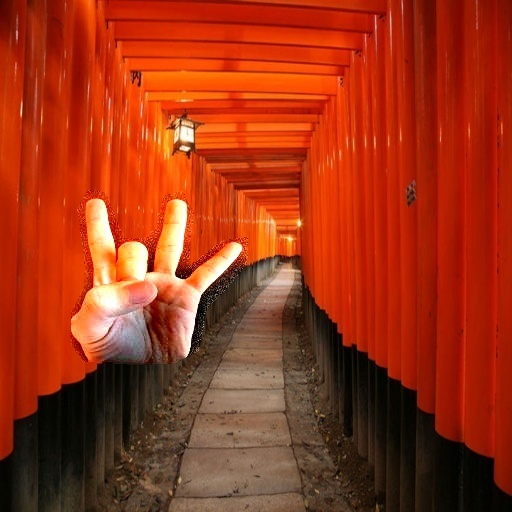
#> input picture projects/ASL Recognition/brian_segmentation/Gesture8_shrine_poisson.jpg, 512 x 512 px
$ jupyter execute --allow-errors segmentation_slides.ipynb
#> lines starting #> are read from the running program, lines starting #| are printed output that depends on the picture; after the words box and inside, x2 and y2 are one past the last pixel; in counts of white or black regions, pixels touching at a corner belong together
# Image Segmentation

## Goal of Image Segmentation

* transformer encoder takes in a binary image, need to separate hand
* Segment hand from background to feed into transformer encoder

<div style="text-align:center;">

</div>

## Image Segmentation Techniques

* Simple Thresholding
* Otsu's Method
* Adaptive Thresholding
* Contouring

## Image Segmentation Techniques

* Simple Thresholding
    * user-defined global threshold level
    * all pixels compared against threshold then separated into binary label

[cell 1]
import numpy as np
import scipy.ndimage
import matplotlib.pyplot as plt
from skimage import io
from skimage import color
from skimage import filters
import warnings
from scipy.ndimage import gaussian_filter
import cv2 as cv

img = cv.imread('Gesture8_shrine_poisson.jpg', cv.IMREAD_GRAYSCALE)
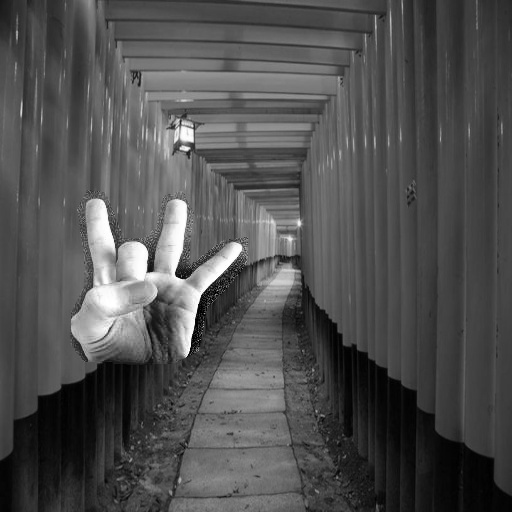
#> img: shape (512, 512); min 0, max 255, mean 79.9
img = cv.GaussianBlur(img,(3,3),0)
fig, ax = plt.subplots(1,2)

ret, th1 = cv.threshold(img, 150, 255, cv.THRESH_BINARY)
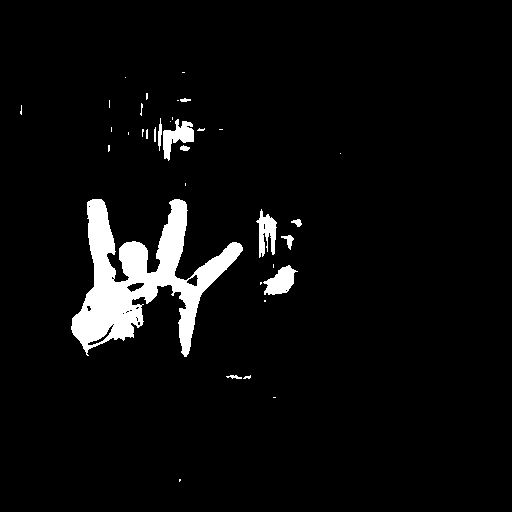
#> th1: shape (512, 512); 4.8% white; 35 white regions (24 under 20 px), largest, box (x1, y1, x2, y2) and area: (71, 199, 243, 357) 10356, (163, 119, 194, 161) 610, (263, 265, 298, 295) 594

ax[0].imshow(img, cmap="gray")
ax[1].imshow(th1, cmap="gray")
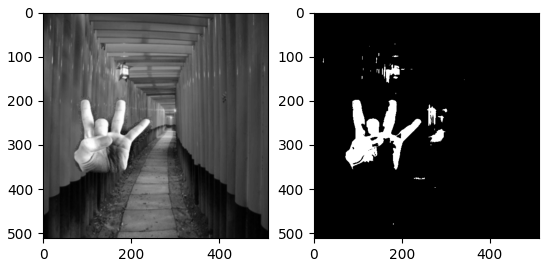
#> figure drawn by matplotlib, 2 panels

[cell 2]
histogram, bin_edges = np.histogram(img, bins=256, range=(0, 255))
#> histogram = 256 values, max 5063 at index 70, min 0 at index 0, mean 1024; bin_edges = 257 values from 0 to 255

fig, ax = plt.subplots()
ax.plot(bin_edges[0:-1], histogram)
ax.set_title("Grayscale Histogram")
ax.set_xlabel("grayscale value")
ax.set_ylabel("pixels")
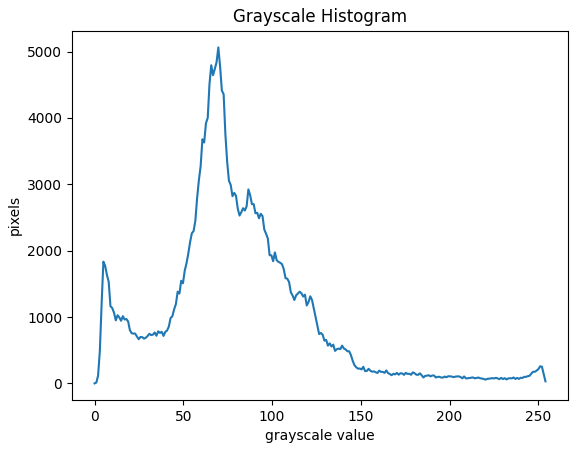
#> figure drawn by matplotlib, 1 panel; curve peaks at x = 69.73, y = 5063

## Image Segmentation Techniques

* Otsu's Method
    * optimization to simple thresholding
    * automatically determines optimal threshold
    * minimizes weighted within class variance

[cell 3]
img = cv.imread('Gesture8_shrine_poisson.jpg', cv.IMREAD_GRAYSCALE)
img = cv.GaussianBlur(img,(3,3),0)
fig, ax = plt.subplots(1,2)

ret, th3 = cv.threshold(img, 0, 255, cv.THRESH_BINARY + cv.THRESH_OTSU)
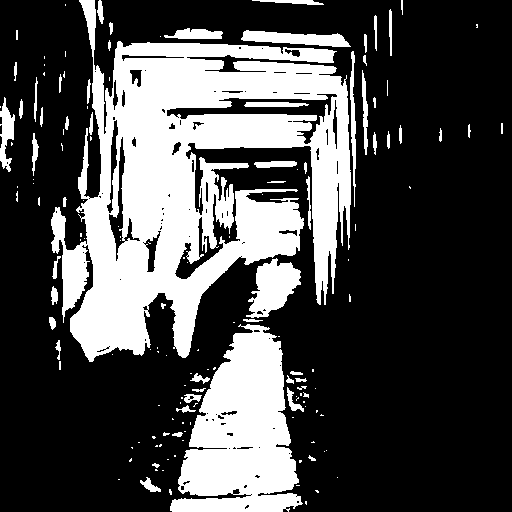
#> th3: shape (512, 512); 29.8% white; 151 white regions (92 under 20 px), largest, box (x1, y1, x2, y2) and area: (51, 0, 351, 362) 53923, (170, 324, 303, 512) 15435, (246, 258, 301, 318) 1898
#> ret = 93

print(ret)
#| 93.0
ax[0].imshow(img, cmap="gray")
ax[1].imshow(th3, cmap="gray")

## Image Segmentation Techniques

* Adaptive Thresholding
    * instead of global threshold value, use local region of neighboring pixels
        * mean of surrounding pixels
        * gaussian-weighted sum of pixels
    * good for images with different lighting conditions, e.g. shadows

[cell 4]
img = cv.imread('Gesture8_shrine_poisson.jpg', cv.IMREAD_GRAYSCALE)
img = cv.GaussianBlur(img,(3,3),0)
fig, ax = plt.subplots(1,2)

th2 = cv.adaptiveThreshold(img, 255, cv.ADAPTIVE_THRESH_MEAN_C, cv.THRESH_BINARY, 61, 2)
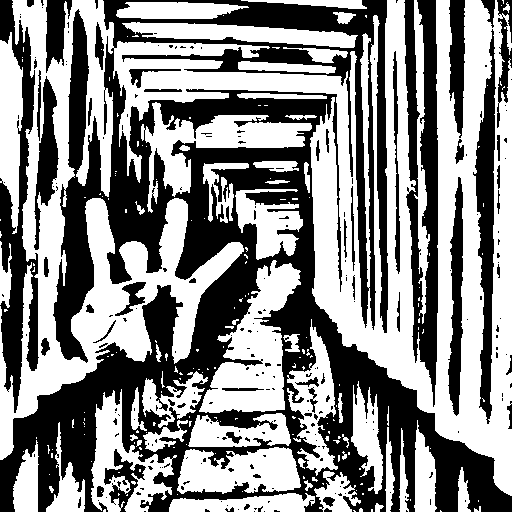
#> th2: shape (512, 512); 54% white; 242 black regions (188 under 20 px), largest, box (x1, y1, x2, y2) and area: (0, 0, 512, 512) 87336, (404, 0, 438, 407) 8136, (0, 0, 39, 413) 6874

ax[0].imshow(img, cmap="gray")
ax[1].imshow(th2, cmap="gray")

$ run again, with projects/ASL Recognition/brian_segmentation/Gesture_7_building_poisson.jpg copied over projects/ASL Recognition/brian_segmentation/Gesture8_shrine_poisson.jpg
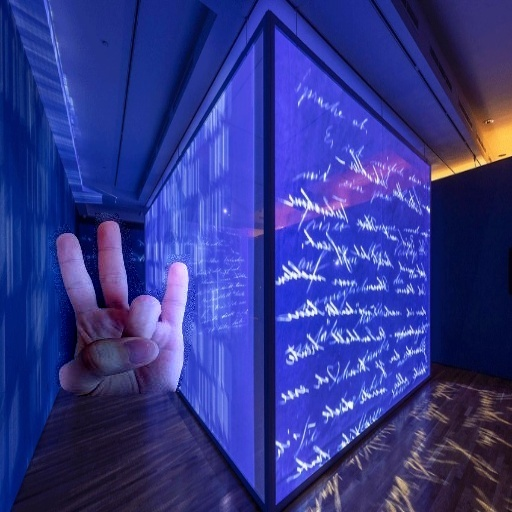
#> input picture projects/ASL Recognition/brian_segmentation/Gesture_7_building_poisson.jpg, 512 x 512 px
#> `ret, th1 = cv.threshold(img, 150, 255, cv.THRESH_BINARY)`:
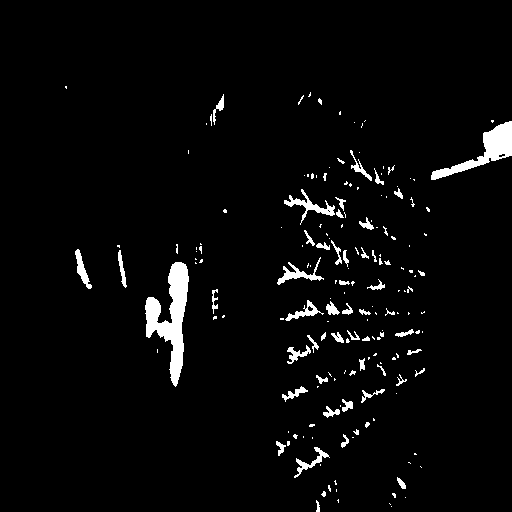
#> th1: shape (512, 512); 3.4% white; 176 white regions (118 under 20 px), largest, box (x1, y1, x2, y2) and area: (145, 262, 189, 387) 2345, (431, 121, 512, 180) 1351, (284, 189, 335, 225) 417
#> histogram = 256 values, max 4176 at index 56, min 0 at index 0, mean 1024; bin_edges = 257 values from 0 to 255
#> th3: shape (512, 512); 32% white; 120 white regions (64 under 20 px), largest, box (x1, y1, x2, y2) and area: (125, 45, 264, 488) 31834, (275, 30, 512, 294) 23470, (275, 275, 410, 503) 12539
#> ret = 74
#| 74.0
#> `th2 = cv.adaptiveThreshold(img, 255, cv.ADAPTIVE_THRESH_MEAN_C, cv.THR..`:
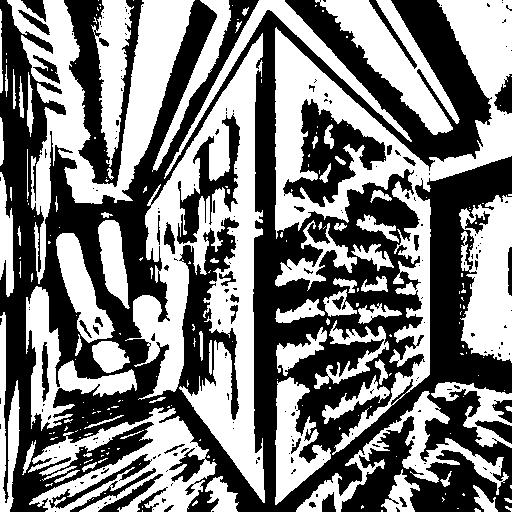
#> th2: shape (512, 512); 48.9% white; 219 white regions (146 under 20 px), largest, box (x1, y1, x2, y2) and area: (125, 33, 265, 503) 23793, (275, 0, 512, 455) 22908, (7, 0, 195, 284) 15220
